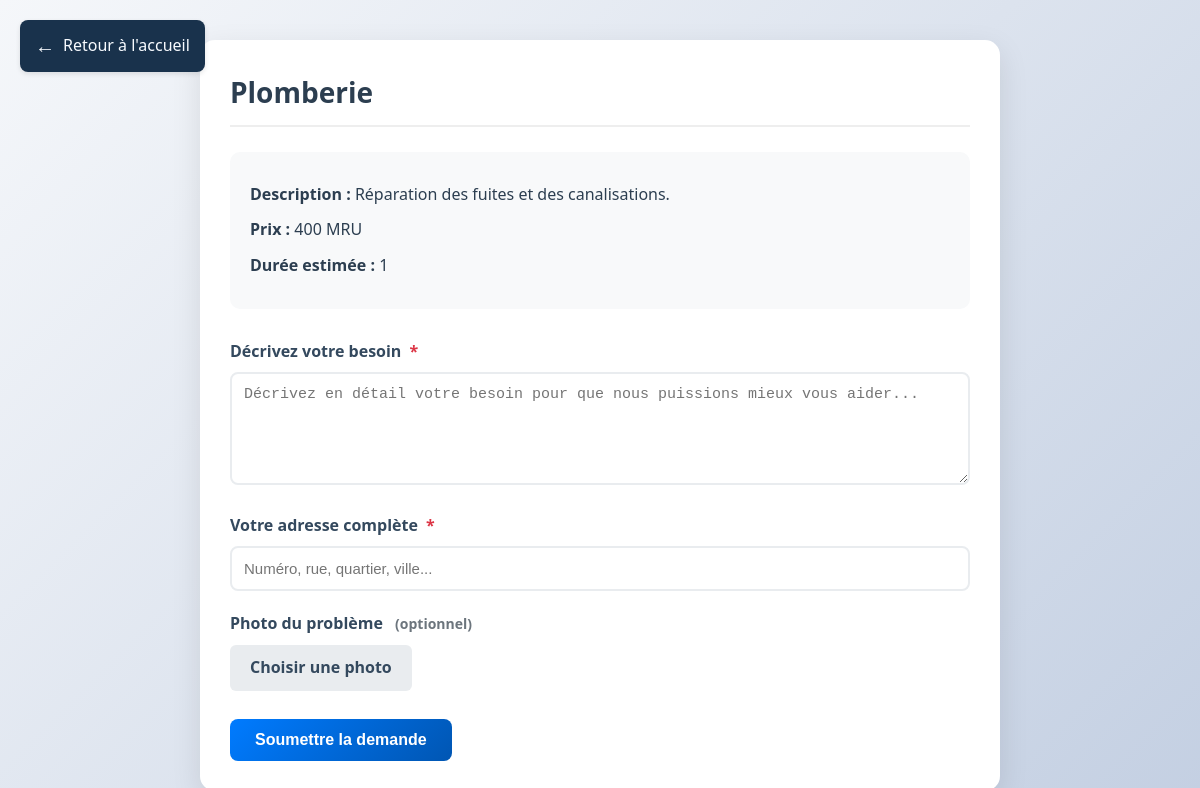
Screenshot of /partie_login/service_details.php?id_service=1 with the database file from the repository.
### tables this page shows
CREATE TABLE IF NOT EXISTS `service` (
  `id_service` int NOT NULL AUTO_INCREMENT,
  `nom_service` varchar(100) NOT NULL,
  `description` text,
  `categorie` varchar(50) DEFAULT NULL,
  `prix` decimal(10,2) DEFAULT NULL,
  `duree_estimee` int DEFAULT NULL,
  `id_admin` int DEFAULT NULL,
  `id_categorie` int DEFAULT NULL,
  PRIMARY KEY (`id_service`),
  KEY `fk_service_admin` (`id_admin`),
  KEY `fk_service_categorie` (`id_categorie`)
);

### partie_login/service_details.php (the view, shortened to what this page needs)
<?php
include(__DIR__ . '/../db_connection.php');
$id_service = intval($_GET['id_service']);
$sql = "SELECT * FROM service WHERE id_service = $id_service";
$result = $conn->query($sql);
$service = $result->fetch_assoc();
?>
<!DOCTYPE html>
<html lang="fr">
<head>
    <link rel="stylesheet" href="../style/style.css">
</head>
<body>
    <a href="indexx.php" class="back-link">Retour à l'accueil</a>
    <div class="container">
        <h2><?= htmlspecialchars($service['nom_service']) ?></h2>
        <div class="info">
            <p><strong>Description :</strong> <?= htmlspecialchars($service['description']) ?></p>
            <p><strong>Prix :</strong> <?= number_format($service['prix'], 0, ',', ' ') ?> MRU</p>
            <p><strong>Durée estimée :</strong> <?= htmlspecialchars($service['duree_estimee']) ?></p>
        </div>
        <form action="soumettre_demande.php" method="post" enctype="multipart/form-data">
            <label for="details">Décrivez votre besoin <span class="required">*</span></label>
            <textarea name="description" id="details" required
                placeholder="Décrivez en détail votre besoin pour que nous puissions mieux vous aider..."
                rows="5"></textarea>
            <label for="adresse">Votre adresse complète <span class="required">*</span></label>
            <input type="text" name="adresse" id="adresse" required
                placeholder="Numéro, rue, quartier, ville...">
            <div class="file-input-container">
                <label>
                    Photo du problème
                    <span class="optional-text">(optionnel)</span>
                </label>
                <label for="photo" class="file-input-label">
                    Choisir une photo
                </label>
            </div>
            <button type="submit">Soumettre la demande</button>
        </form>
    </div>
</body>
</html>

### partie_login/style.css (style rules this page uses)
* { margin: 0; padding: 0; box-sizing: border-box; }
body { font-family: Arial, sans-serif; line-height: 1.6; background-color: #0f0f0f; color: #ffffff; }

### partie_login/service_details.php (style rules this page uses)
body { font-family: 'Segoe UI', Tahoma, Geneva, Verdana, sans-serif; padding: 40px 20px; background: linear-gradient(135deg, #f5f7fa 0%, #c3cfe2 100%); min-height: 100vh; }
.container { max-width: 800px; margin: auto; background: white; border-radius: 15px; padding: 30px; box-shadow: 0 10px 30px rgba(0, 0, 0, 0.1); }
h2 { color: #2c3e50; font-size: 28px; margin-bottom: 25px; border-bottom: 2px solid #eee; padding-bottom: 10px; }
.info { margin-bottom: 30px; background: #f8f9fa; padding: 20px; border-radius: 10px; }
.info p { margin: 10px 0; color: #2c3e50; font-size: 16px; }
label { font-weight: 600; color: #34495e; display: block; margin-bottom: 8px; }
textarea, input[type="text"] { width: 100%; padding: 12px; margin-bottom: 20px; border: 2px solid #e9ecef; border-radius: 8px; font-size: 15px; transition: border-color 0.3s ease; }
.file-input-container { margin-bottom: 20px; }
.file-input-label { display: inline-block; padding: 10px 20px; background: #e9ecef; border-radius: 6px; cursor: pointer; transition: background 0.3s ease; }
.optional-text { color: #6c757d; font-size: 14px; margin-left: 8px; }
button { background: linear-gradient(135deg, #007bff 0%, #0056b3 100%); color: white; padding: 12px 25px; border: none; border-radius: 8px; cursor: pointer; font-size: 16px; font-weight: 600; transition: transform 0.2s ease, box-shadow 0.2s ease; }
.required { color: #dc3545; margin-left: 4px; }
.back-link { position: absolute; top: 20px; left: 20px; text-decoration: none; color:rgb(248, 251, 255); display: flex; align-items: center; padding: 10px 15px; background:rgb(25, 50, 76); border-radius: 8px; box-shadow: 0 2px 5px rgba(0,0,0,0.1); transition: all 0.3s ease; }
.back-link:before { content: '←'; margin-right: 8px; font-size: 20px; }
body { position: relative; }

### rows the page displays
service: nom_service "Plomberie", description "Réparation des fuites et des canalisations.", prix "400", duree_estimee "1"
